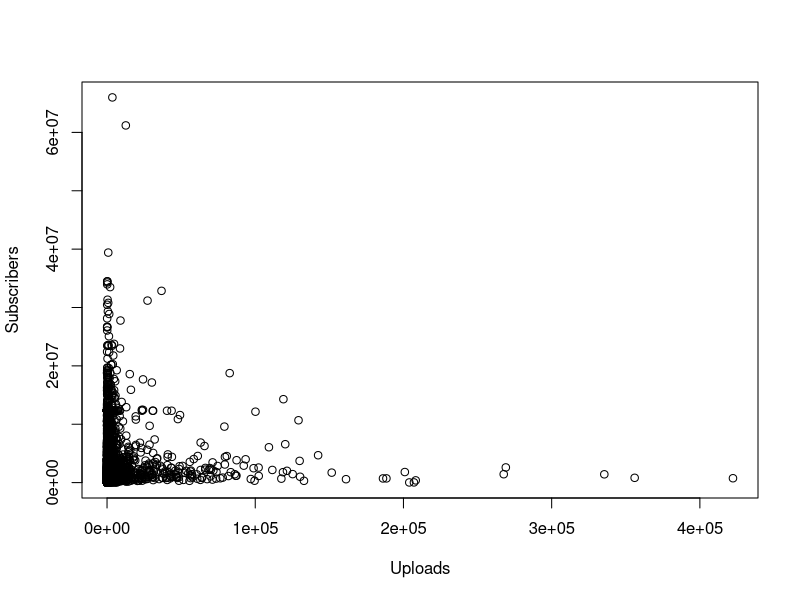

R code for this plot:

korelacijaIzmedjuDvaVektora <- function(uslov, rezultat){
  Xprosek <- 0
  for (i in 1:length(uslov)){
    Xprosek <- Xprosek + uslov[i]
  }
  Xprosek <- Xprosek / length(uslov)
  Yprosek <- 0
  for (i in 1:length(rezultat)){
    Yprosek <- Yprosek + rezultat[i]
  }
  Yprosek <- Yprosek / length(rezultat)


  Sxy <- 0
  Sxx <- 0
  Syy <- 0

  for (i in 1:length(uslov)){
    Sxy <- Sxy + (uslov[i] - Xprosek) * (rezultat[i] - Yprosek)
    Sxx <- Sxx + (uslov[i] - Xprosek) * (uslov[i] - Xprosek)
    Syy <- Syy + (rezultat[i] - Yprosek) * (rezultat[i] - Yprosek)
  }

  r <- Sxy / sqrt(Sxx * Syy)
  r
}

srednjaVrednost <- function(vektor){
  mean(vektor)
}

maksimum <- function(vektor){
  max(vektor)
}

minimum <- function(vektor){
  min(vektor)
}

standardnaDevijacija <- function(vektor){
  sd <- 0;

  averageVektor = srednjaVrednost(vektor)

  for (i in 1:length(vektor)){
    sd <- sd + (vektor[i] - averageVektor) * (vektor[i] - averageVektor)
  }

  sd <- sd / length(vektor);
  sd <- sqrt(sd)
  sd
}

medijana <- function(vektor){
  median(vektor)
}

count <- function(vektor, uslov){
  broj <- 0
  for (i in 1:length(vektor)){
    if (vektor[i] == uslov){
      broj <- broj + 1
    }
  }
  broj
}

data <- read.csv(file='./data.csv', header=TRUE)

# print(data);

rank <- as.numeric(unlist(data$Rank), na.rm=TRUE)
name <- as.numeric(unlist(data$Channel.name), na.rm=TRUE)
uploads <- as.numeric(unlist(data$Video.Uploads), na.rm=TRUE)
subscribers <- as.numeric(unlist(data$Subscribers), na.rm=TRUE)
views <- as.numeric(unlist(data$Video.views), na.rm=TRUE)

print("Srednje vrednosti: ")
print("Uploads: ")
print(srednjaVrednost(uploads))
print("Subscribers: ")
print(srednjaVrednost(subscribers))
print("views: ")
print(srednjaVrednost(views))

print("")
print("Maksimalne vrednosti")
print("Uploads: ")
print(maksimum(uploads))
print("Subscribers: ")
print(maksimum(subscribers))
print("Views: ")
print(maksimum(views))

print("")
print("Minimalne vrednosti")
print("Uploads: ")
print(minimum(uploads))
print("Subscribers: ")
print(minimum(subscribers))
print("Views: ")
print(minimum(views))

print("")
print("Medijana vrednosti")
print("Uploads: ")
print(medijana(uploads))
print("Subscribers: ")
print(medijana(subscribers))
print("Views: ")
print(medijana(views))

print("")
print("Standardne devijacije")
print("Uploads: ")
print(standardnaDevijacija(uploads))
print("Subscribers: ")
print(standardnaDevijacija(subscribers))
print("Views: ")
print(standardnaDevijacija(views))

# par(mfrow = c(3, 5))
plot(uploads, subscribers, xlab="Uploads", ylab="Subscribers", pch = 1)
# abline(h = median(views), col=2)
# abline(h = srednjaVrednost(views), col=3)
# abline(h = minimum(views), col=1)
# abline(h = maksimum(views), col=1)
# barplot(vratiZaBarChartGender(math, gender), main="Ocene iz matematike", xlab="Pol", names.arg=c("male", "female"), col=c("blue", "red"))
# barplot(vratiZaBarChartRasa(math, race), main="Ocene iz matematike", xlab="Rasa", names.arg=c("A", "B", "C", "D", "E"), col=c("yellow", "blue", "orange", "red", "green"))
# barplot(vratiZaBarChartRucak(math, lunch), main="Ocene iz matematike", xlab="Rucak", names.arg=c("Free/reduced", "standard"), col=c("blue", "red"))
# barplot(vratiZaBarChartPriprema(math, preparation), main="Ocene iz matematike", xlab="Priprema", names.arg=c("Spremao se", "Nije se spremao"), col=c("blue", "red"))
#
# plot(1:length(reading), reading, xlab="No", ylab="reading", pch = 1)
# abline(h = median(reading), col=2)
# abline(h = srednjaVrednost(reading), col=3)
# abline(h = minimum(reading), col=1)
# abline(h = maksimum(reading), col=1)
# barplot(vratiZaBarChartGender(reading, gender), main="Ocene iz citanja", xlab="Pol", names.arg=c("male", "female"), col=c("blue", "red"))
# barplot(vratiZaBarChartRasa(reading, race), main="Ocene iz citanja", xlab="Rasa", names.arg=c("A", "B", "C", "D", "E"), col=c("yellow", "blue", "orange", "red", "green"))
# barplot(vratiZaBarChartRucak(reading, lunch), main="Ocene iz citanja", xlab="Rucak", names.arg=c("Free/reduced", "standard"), col=c("blue", "red"))
# barplot(vratiZaBarChartPriprema(reading, preparation), main="Ocene iz citanja", xlab="Priprema", names.arg=c("Spremao se", "Nije se spremao"), col=c("blue", "red"))
#
# plot(1:length(writing), writing, xlab="No", ylab="writing", pch = 1)
# abline(h = median(writing), col=2)
# abline(h = srednjaVrednost(writing), col=3)
# abline(h = minimum(writing), col=1)
# abline(h = maksimum(writing), col=1)
# barplot(vratiZaBarChartGender(writing, gender), main="Ocene iz pisanja", xlab="Pol", names.arg=c("male", "female"), col=c("blue", "red"))
# barplot(vratiZaBarChartRasa(writing, race), main="Ocene iz pisanja", xlab="Rasa", names.arg=c("A", "B", "C", "D", "E"), col=c("yellow", "blue", "orange", "red", "green"))
# barplot(vratiZaBarChartRucak(writing, lunch), main="Ocene iz pisanja", xlab="Rucak", names.arg=c("Free/reduced", "standard"), col=c("blue", "red"))
# barplot(vratiZaBarChartPriprema(writing, preparation), main="Ocene iz pisanja", xlab="Priprema", names.arg=c("Spremao se", "Nije se spremao"), col=c("blue", "red"))

print("")
print("")
print("")
print("")
print("")
print("Razne korelacije")
print("Rank")
print(korelacijaIzmedjuDvaVektora(rank, uploads))
print(korelacijaIzmedjuDvaVektora(rank, subscribers))
print(korelacijaIzmedjuDvaVektora(rank, views))
print("Uploads")
print(korelacijaIzmedjuDvaVektora(uploads, subscribers))
print(korelacijaIzmedjuDvaVektora(uploads, views))
print("Subscribers")
print(korelacijaIzmedjuDvaVektora(subscribers, views))

